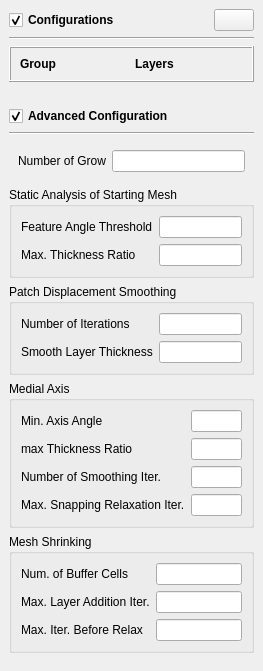
                     <widget class="QWidget" name="scrollAreaWidgetContents_2">
                      <property name="geometry">
                       <rect>
                        <x>0</x>
                        <y>0</y>
                        <width>263</width>
                        <height>661</height>
                       </rect>
                      </property>
                      <layout class="QVBoxLayout" name="verticalLayout_20">
                       <property name="leftMargin">
                        <number>0</number>
                       </property>
                       <property name="topMargin">
                        <number>0</number>
                       </property>
                       <property name="rightMargin">
                        <number>0</number>
                       </property>
                       <property name="bottomMargin">
                        <number>0</number>
                       </property>
                       <item>
                        <widget class="QWidget" name="widget_29" native="true">
                         <layout class="QVBoxLayout" name="verticalLayout_29">
                          <item>
                           <widget class="QWidget" name="widget_30" native="true">
                            <layout class="QHBoxLayout" name="horizontalLayout_16">
                             <property name="leftMargin">
                              <number>0</number>
                             </property>
                             <property name="topMargin">
                              <number>0</number>
                             </property>
                             <property name="rightMargin">
                              <number>0</number>
                             </property>
                             <property name="bottomMargin">
                              <number>0</number>
                             </property>
                             <item>
                              <widget class="FolderHeader" name="boundaryLayerConfigurationsHeader">
                               <property name="sizePolicy">
                                <sizepolicy hsizetype="Expanding" vsizetype="Fixed">
                                 <horstretch>0</horstretch>
                                 <verstretch>0</verstretch>
                                </sizepolicy>
                               </property>
                               <property name="font">
                                <font>
                                 <bold>true</bold>
                                </font>
                               </property>
                               <property name="text">
                                <string>Configurations</string>
                               </property>
                               <property name="checked">
                                <bool>true</bool>
                               </property>
                              </widget>
                             </item>
                             <item>
                              <widget class="FlatPushButton" name="boundaryLayerConfigurationsAdd">
                               <property name="text">
                                <string/>
                               </property>
                               <property name="icon">
                                <iconset resource="../../../resource.qrc">
                                 <normaloff>:/icons/add-circle-outline.svg</normaloff>:/icons/add-circle-outline.svg</iconset>
                               </property>
                              </widget>
                             </item>
                            </layout>
                           </widget>
                          </item>
                          <item>
                           <widget class="Line" name="line_15">
                            <property name="orientation">
                             <enum>Qt::Orientation::Horizontal</enum>
                            </property>
                           </widget>
                          </item>
                          <item>
                           <widget class="ListTable" name="boundaryLayerConfigurations">
                            <property name="frameShape">
                             <enum>QFrame::Shape::Box</enum>
                            </property>
                            <property name="frameShadow">
                             <enum>QFrame::Shadow::Raised</enum>
                            </property>
                            <layout class="QGridLayout" name="gridLayout_3">
                             <item row="0" column="1">
                              <widget class="QLabel" name="label_47">
                               <property name="font">
                                <font>
                                 <bold>true</bold>
                                </font>
                               </property>
                               <property name="text">
                                <string>Layers</string>
                               </property>
                              </widget>
                             </item>
                             <item row="0" column="0">
                              <widget class="QLabel" name="label_48">
                               <property name="font">
                                <font>
                                 <bold>true</bold>
                                </font>
                               </property>
                               <property name="text">
                                <string>Group</string>
                               </property>
                              </widget>
                             </item>
                            </layout>
                           </widget>
                          </item>
                         </layout>
                        </widget>
                       </item>
                       <item>
                        <widget class="QWidget" name="widget_31" native="true">
                         <layout class="QVBoxLayout" name="verticalLayout_30">
                          <item>
                           <widget class="QWidget" name="widget_32" native="true">
                            <layout class="QHBoxLayout" name="horizontalLayout_17">
                             <property name="leftMargin">
                              <number>0</number>
                             </property>
                             <property name="topMargin">
                              <number>0</number>
                             </property>
                             <property name="rightMargin">
                              <number>0</number>
                             </property>
                             <property name="bottomMargin">
                              <number>0</number>
                             </property>
                             <item>
                              <widget class="FolderHeader" name="boundaryLayerAdvancedConfigurationHeader">
                               <property name="sizePolicy">
                                <sizepolicy hsizetype="Expanding" vsizetype="Fixed">
                                 <horstretch>0</horstretch>
                                 <verstretch>0</verstretch>
                                </sizepolicy>
                               </property>
                               <property name="font">
                                <font>
                                 <bold>true</bold>
                                </font>
                               </property>
                               <property name="text">
                                <string>Advanced Configuration</string>
                               </property>
                               <property name="checked">
                                <bool>true</bool>
                               </property>
                              </widget>
                             </item>
                            </layout>
                           </widget>
                          </item>
                          <item>
                           <widget class="Line" name="line_16">
                            <property name="orientation">
                             <enum>Qt::Orientation::Horizontal</enum>
                            </property>
                           </widget>
                          </item>
                          <item>
                           <widget class="QWidget" name="boundaryLayerAdvancedConfiguration" native="true">
                            <layout class="QVBoxLayout" name="verticalLayout_19">
                             <property name="leftMargin">
                              <number>0</number>
                             </property>
                             <property name="rightMargin">
                              <number>0</number>
                             </property>
                             <item>
                              <widget class="QWidget" name="widget_15" native="true">
                               <layout class="QFormLayout" name="formLayout_7">
                                <property name="topMargin">
                                 <number>0</number>
                                </property>
                                <item row="0" column="0">
                                 <widget class="QLabel" name="label_14">
                                  <property name="text">
                                   <string>Number of Grow</string>
                                  </property>
                                 </widget>
                                </item>
                                <item row="0" column="1">
                                 <widget class="QLineEdit" name="nGrow"/>
                                </item>
                               </layout>
                              </widget>
                             </item>
                             <item>
                              <widget class="QGroupBox" name="groupBox_5">
                               <property name="title">
                                <string>Static Analysis of Starting Mesh</string>
                               </property>
                               <layout class="QFormLayout" name="formLayout_9">
                                <item row="1" column="0">
                                 <widget class="QLabel" name="label_17">
                                  <property name="text">
                                   <string>Max. Thickness Ratio</string>
                                  </property>
                                 </widget>
                                </item>
                                <item row="1" column="1">
                                 <widget class="QLineEdit" name="maxFaceThicknessRatio"/>
                                </item>
                                <item row="0" column="0">
                                 <widget class="QLabel" name="label_60">
                                  <property name="text">
                                   <string>Feature Angle Threshold</string>
                                  </property>
                                 </widget>
                                </item>
                                <item row="0" column="1">
                                 <widget class="QLineEdit" name="featureAngleThreshold"/>
                                </item>
                               </layout>
                              </widget>
                             </item>
                             <item>
                              <widget class="QGroupBox" name="groupBox_6">
                               <property name="title">
                                <string>Patch Displacement Smoothing</string>
                               </property>
                               <layout class="QFormLayout" name="formLayout_10">
                                <item row="0" column="0">
                                 <widget class="QLabel" name="label_30">
                                  <property name="text">
                                   <string>Number of Iterations</string>
                                  </property>
                                 </widget>
                                </item>
                                <item row="0" column="1">
                                 <widget class="QLineEdit" name="nSmoothSurfaceNormals"/>
                                </item>
                                <item row="1" column="0">
                                 <widget class="QLabel" name="label_31">
                                  <property name="text">
                                   <string>Smooth Layer Thickness</string>
                                  </property>
                                 </widget>
                                </item>
                                <item row="1" column="1">
                                 <widget class="QLineEdit" name="nSmoothThickness"/>
                                </item>
                               </layout>
                              </widget>
                             </item>
                             <item>
                              <widget class="QGroupBox" name="groupBox_7">
                               <property name="title">
                                <string>Medial Axis</string>
                               </property>
                               <layout class="QFormLayout" name="formLayout_11">
                                <item row="0" column="0">
                                 <widget class="QLabel" name="label_32">
                                  <property name="text">
                                   <string>Min. Axis Angle</string>
                                  </property>
                                 </widget>
                                </item>
                                <item row="0" column="1">
                                 <widget class="QLineEdit" name="minMedialAxisAngle"/>
                                </item>
                                <item row="1" column="0">
                                 <widget class="QLabel" name="label_33">
                                  <property name="text">
                                   <string>max Thickness Ratio</string>
                                  </property>
                                 </widget>
                                </item>
                                <item row="1" column="1">
                                 <widget class="QLineEdit" name="maxThicknessToMedialRatio"/>
                                </item>
                                <item row="2" column="0">
                                 <widget class="QLabel" name="label_34">
                                  <property name="text">
                                   <string>Number of Smoothing Iter.</string>
                                  </property>
                                 </widget>
                                </item>
                                <item row="2" column="1">
                                 <widget class="QLineEdit" name="nSmoothNormals"/>
                                </item>
                                <item row="3" column="0">
                                 <widget class="QLabel" name="label_36">
                                  <property name="text">
                                   <string>Max. Snapping Relaxation Iter.</string>
                                  </property>
                                 </widget>
                                </item>
                                <item row="3" column="1">
                                 <widget class="QLineEdit" name="nRelaxIter"/>
                                </item>
                               </layout>
                              </widget>
                             </item>
                             <item>
                              <widget class="QGroupBox" name="groupBox_8">
                               <property name="title">
                                <string>Mesh Shrinking</string>
                               </property>
                               <layout class="QFormLayout" name="formLayout_12">
                                <item row="0" column="0">
                                 <widget class="QLabel" name="label_51">
                                  <property name="text">
                                   <string>Num. of Buffer Cells</string>
                                  </property>
                                 </widget>
                                </item>
                                <item row="0" column="1">
                                 <widget class="QLineEdit" name="nBufferCellsNoExtrude"/>
                                </item>
                                <item row="1" column="0">
                                 <widget class="QLabel" name="label_52">
                                  <property name="text">
                                   <string>Max. Layer Addition Iter.</string>
                                  </property>
                                 </widget>
                                </item>
                                <item row="1" column="1">
                                 <widget class="QLineEdit" name="nLayerIter"/>
                                </item>
                                <item row="2" column="0">
                                 <widget class="QLabel" name="label_53">
                                  <property name="text">
                                   <string>Max. Iter. Before Relax</string>
                                  </property>
                                 </widget>
                                </item>
                                <item row="2" column="1">
                                 <widget class="QLineEdit" name="nRelaxedIter"/>
                                </item>
                               </layout>
                              </widget>
                             </item>
                            </layout>
                           </widget>
                          </item>
                          <item>
                           <spacer name="verticalSpacer_3">
                            <property name="orientation">
                             <enum>Qt::Orientation::Vertical</enum>
                            </property>
                            <property name="sizeHint" stdset="0">
                             <size>
                              <width>20</width>
                              <height>40</height>
                             </size>
                            </property>
                           </spacer>
                          </item>
                         </layout>
                        </widget>
                       </item>
                      </layout>
                     </widget>
